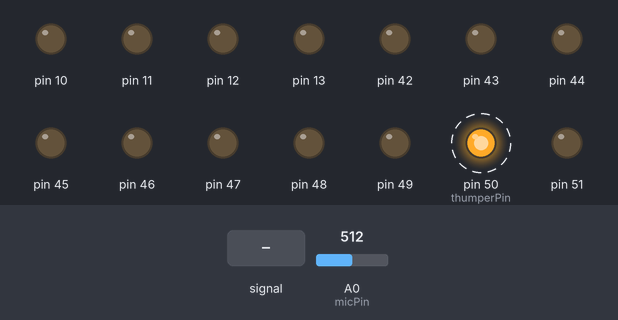
Simulated run of this sketch. Board: Arduino Mega 2560, built with avr-gcc and run on an emulated ATmega2560. On the bench: output pins drawn as LEDs (lit = HIGH). Dashed ring = blinking. Inputs (shaded band) come from the test bench; at power-on: A0 (micPin) = 512. What the sketch prints to the serial monitor is not drawn.

Above: at 1.4 s.
1.5 s: A0 (micPin) fed a 200 Hz sine of ±255 counts around its level
Timing chart, 0 to 10.5 s (numbered marks = the images above; inputs shaded):
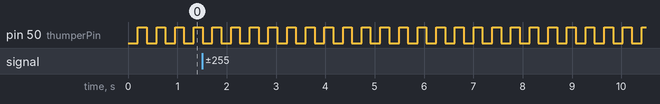

Measured:
- by itself, pin 50 (thumperPin): alternates HIGH for 0.18 s and LOW for 0.20 s

The sketch:

Thumper_03_22.ino
```cpp
   #define arrayIndex 1000
  int thresHold = 600;
  int micPin= 0;                 //microphone pin number
  int thumperPin = 50;          //thumper pin number
  long timerA;
  long timerB;


void setup() {
  Serial.begin(115200);
  byte allOutputs = B11111111;
  DDRL = allOutputs;
  DDRB = allOutputs;
  PORTB = 0x00;
  delay(200);


}

void loop() {

    PORTB ^= 0x08;
    delay(20);
    int counter = 0;
    timerA = micros();
    for (int i =0; i<arrayIndex;i++){
      int value = analogRead(micPin);
      if(value > thresHold){
          counter ++;
        }
    }
      if(counter > 80){
          Serial.println("Hollow");
        }else if(counter < 70 && counter > 50){
            Serial.println("Solid");
          }else{
             Serial.println("Not Sure");
            }

     delay(50);
    PORTB ^= 0x08; //Down
    //delay(24)


     timerB = micros();
     delay(200);

     Serial.print("Counter: ");
     Serial.println(counter);
     //Serial.println(timerB - timerA);
//}

  // put your main code here, to run repeatedly:

}
```
